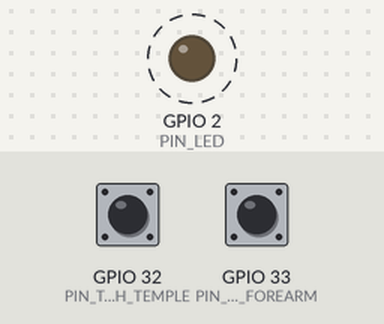
Bench run of a sketch on a simulated ESP32. Shown: output pins drawn as LEDs (lit = HIGH). Dashed ring = blinking. The test bench sets the inputs (shaded band); at power-on: GPIO 32 (PIN_TOUCH_TEMPLE) HIGH, GPIO 33 (PIN_TOUCH_FOREARM) HIGH. What the sketch prints to the serial monitor is not drawn.

Above: at 0.1 s.
Timing chart, 0 to 3.0 s (numbered marks = the images above):
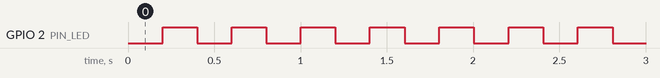

Measured:
- by itself, GPIO 2 (PIN_LED): alternates HIGH for 0.20 s and LOW for 0.20 s

The sketch:

headband_esp32.ino
```cpp
// NeuroGrip HEADBAND firmware (classic ESP32, e.g. Inland ESP32-WROOM-32E). Runs on a power bank.
// Reads the temple foil pad (and optional forearm pad) at 50 Hz and broadcasts it over ESP-NOW to the
// hand board, which forwards it to the laptop. No router, no pairing: both boards just use channel 1.
//
// Also prints the same "S,..." line on USB serial, so scripts/pad_graph.py works when it's plugged in.
// Built-in LED (GPIO2) blinks while sending.

#include <WiFi.h>
#include <esp_now.h>
#include <esp_wifi.h>

const int PIN_TOUCH_TEMPLE  = 32;   // T9: foil pad in the headband
const int PIN_TOUCH_FOREARM = 33;   // T8: optional second pad (reads ~constant if unused)
const int PIN_LED = 2;              // on-board blue LED on most classic ESP32 dev boards
const uint8_t ESPNOW_CHANNEL = 1;   // must match the hand firmware
const unsigned long SAMPLE_MS = 20; // 50 Hz
const int TOUCH_SAMPLES = 4;

const uint32_t PAD_MAGIC = 0x4E475042;  // "NGPB": lets the hand board ignore any other ESP-NOW traffic
struct __attribute__((packed)) PadPacket {
  uint32_t magic;
  uint32_t seq;
  uint32_t ms;
  uint16_t temple;
  uint16_t forearm;
};

uint8_t BROADCAST[6] = {0xFF, 0xFF, 0xFF, 0xFF, 0xFF, 0xFF};
uint32_t seq = 0;
uint32_t sendErrors = 0;
unsigned long lastSample = 0;

uint32_t touchAvg(int pin) {
  uint32_t sum = 0;
  for (int i = 0; i < TOUCH_SAMPLES; i++) sum += touchRead(pin);
  return sum / TOUCH_SAMPLES;
}

void setup() {
  Serial.begin(115200);
  pinMode(PIN_LED, OUTPUT);

  WiFi.mode(WIFI_STA);
  WiFi.disconnect();
  esp_wifi_set_channel(ESPNOW_CHANNEL, WIFI_SECOND_CHAN_NONE);
  bool ok = esp_now_init() == ESP_OK;
  esp_now_peer_info_t peer = {};
  memcpy(peer.peer_addr, BROADCAST, 6);
  peer.channel = ESPNOW_CHANNEL;
  peer.encrypt = false;
  ok = ok && esp_now_add_peer(&peer) == ESP_OK;

  Serial.printf("# NeuroGrip headband | ESP-NOW %s ch%d | touch T9(IO32)=temple T8(IO33)=forearm\n",
                ok ? "ready" : "FAILED", ESPNOW_CHANNEL);
}

void loop() {
  unsigned long now = millis();
  if (now - lastSample < SAMPLE_MS) return;
  lastSample = now;

  PadPacket p = {PAD_MAGIC, seq++, (uint32_t)now,
                 (uint16_t)touchAvg(PIN_TOUCH_TEMPLE), (uint16_t)touchAvg(PIN_TOUCH_FOREARM)};
  if (esp_now_send(BROADCAST, (const uint8_t *)&p, sizeof(p)) != ESP_OK) sendErrors++;

  digitalWrite(PIN_LED, (seq / 10) % 2);  // ~2.5 Hz blink = sending
  Serial.printf("S,%lu,%u,%u,0,0,1000\n", now, p.temple, p.forearm);
  if (seq % 500 == 0) Serial.printf("# sent %lu packets, %lu send errors\n", (unsigned long)seq, (unsigned long)sendErrors);
}
```
